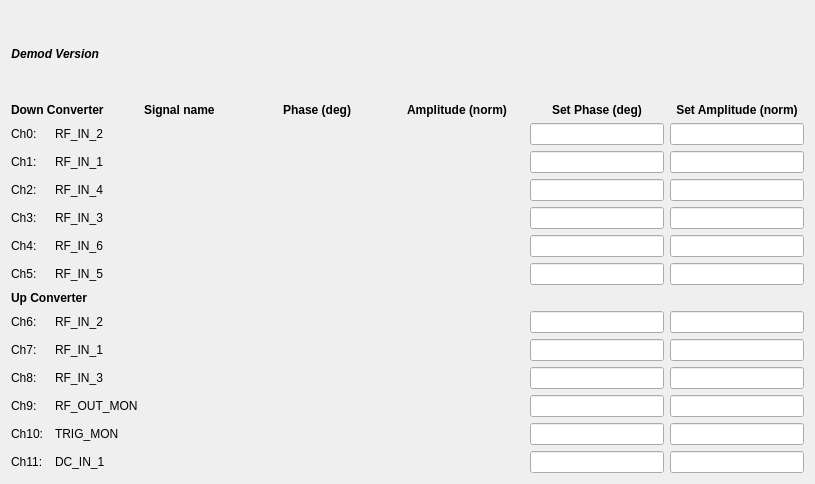
<?xml version="1.0" encoding="UTF-8"?>
<ui version="4.0">
 <class>Form</class>
 <widget class="QWidget" name="Form">
  <property name="geometry">
   <rect>
    <x>0</x>
    <y>0</y>
    <width>815</width>
    <height>484</height>
   </rect>
  </property>
  <property name="windowTitle">
   <string>Demodulator - ${DEV}</string>
  </property>
  <layout class="QVBoxLayout" name="verticalLayout">
   <item>
    <layout class="QHBoxLayout" name="horizontalLayout">
     <item>
      <widget class="QLabel" name="label">
       <property name="font">
        <font>
         <weight>75</weight>
         <italic>true</italic>
         <bold>true</bold>
        </font>
       </property>
       <property name="text">
        <string>Demod Version</string>
       </property>
       <property name="alignment">
        <set>Qt::AlignRight|Qt::AlignTrailing|Qt::AlignVCenter</set>
       </property>
      </widget>
     </item>
     <item>
      <widget class="PyDMLabel" name="PyDMLabel_73">
       <property name="toolTip">
        <string/>
       </property>
       <property name="channel" stdset="0">
        <string>ca://${DEV}:DMOD_VER</string>
       </property>
       <property name="displayFormat" stdset="0">
        <enum>PyDMLabel::Hex</enum>
       </property>
      </widget>
     </item>
     <item>
      <spacer name="horizontalSpacer">
       <property name="orientation">
        <enum>Qt::Horizontal</enum>
       </property>
       <property name="sizeHint" stdset="0">
        <size>
         <width>40</width>
         <height>20</height>
        </size>
       </property>
      </spacer>
     </item>
    </layout>
   </item>
   <item>
    <layout class="QGridLayout" name="gridLayout">
     <item row="4" column="2">
      <widget class="QLabel" name="label_5">
       <property name="font">
        <font>
         <weight>50</weight>
         <bold>false</bold>
        </font>
       </property>
       <property name="text">
        <string>RF_IN_4</string>
       </property>
      </widget>
     </item>
     <item row="5" column="6">
      <widget class="PyDMLineEdit" name="PyDMLineEdit_4">
       <property name="toolTip">
        <string/>
       </property>
       <property name="alignment">
        <set>Qt::AlignCenter</set>
       </property>
       <property name="alarmSensitiveContent" stdset="0">
        <bool>true</bool>
       </property>
       <property name="channel" stdset="0">
        <string>ca://${DEV}:DMOD_ROT_PHASE3</string>
       </property>
      </widget>
     </item>
     <item row="3" column="5">
      <widget class="PyDMLabel" name="PyDMLabel_42">
       <property name="toolTip">
        <string/>
       </property>
       <property name="alignment">
        <set>Qt::AlignCenter</set>
       </property>
       <property name="alarmSensitiveContent" stdset="0">
        <bool>true</bool>
       </property>
       <property name="channel" stdset="0">
        <string>ca://${DEV}:DMOD_AMPL1</string>
       </property>
      </widget>
     </item>
     <item row="10" column="0">
      <widget class="QLabel" name="label_28">
       <property name="font">
        <font>
         <weight>50</weight>
         <bold>false</bold>
        </font>
       </property>
       <property name="text">
        <string>Ch7:</string>
       </property>
      </widget>
     </item>
     <item row="5" column="5">
      <widget class="PyDMLabel" name="PyDMLabel_44">
       <property name="toolTip">
        <string/>
       </property>
       <property name="alignment">
        <set>Qt::AlignCenter</set>
       </property>
       <property name="alarmSensitiveContent" stdset="0">
        <bool>true</bool>
       </property>
       <property name="channel" stdset="0">
        <string>ca://${DEV}:DMOD_AMPL3</string>
       </property>
      </widget>
     </item>
     <item row="7" column="0">
      <widget class="QLabel" name="label_26">
       <property name="font">
        <font>
         <weight>50</weight>
         <bold>false</bold>
        </font>
       </property>
       <property name="text">
        <string>Ch5:</string>
       </property>
      </widget>
     </item>
     <item row="11" column="5">
      <widget class="PyDMLabel" name="PyDMLabel_48">
       <property name="toolTip">
        <string/>
       </property>
       <property name="alignment">
        <set>Qt::AlignCenter</set>
       </property>
       <property name="alarmSensitiveContent" stdset="0">
        <bool>true</bool>
       </property>
       <property name="channel" stdset="0">
        <string>ca://${DEV}:DMOD_AMPL8</string>
       </property>
      </widget>
     </item>
     <item row="6" column="0">
      <widget class="QLabel" name="label_27">
       <property name="font">
        <font>
         <weight>50</weight>
         <bold>false</bold>
        </font>
       </property>
       <property name="text">
        <string>Ch4:</string>
       </property>
      </widget>
     </item>
     <item row="11" column="0">
      <widget class="QLabel" name="label_30">
       <property name="font">
        <font>
         <weight>50</weight>
         <bold>false</bold>
        </font>
       </property>
       <property name="text">
        <string>Ch8:</string>
       </property>
      </widget>
     </item>
     <item row="14" column="2">
      <widget class="QLabel" name="label_2">
       <property name="font">
        <font>
         <weight>50</weight>
         <bold>false</bold>
        </font>
       </property>
       <property name="text">
        <string>DC_IN_1</string>
       </property>
      </widget>
     </item>
     <item row="9" column="5">
      <widget class="PyDMLabel" name="PyDMLabel_47">
       <property name="toolTip">
        <string/>
       </property>
       <property name="alignment">
        <set>Qt::AlignCenter</set>
       </property>
       <property name="alarmSensitiveContent" stdset="0">
        <bool>true</bool>
       </property>
       <property name="channel" stdset="0">
        <string>ca://${DEV}:DMOD_AMPL6</string>
       </property>
      </widget>
     </item>
     <item row="9" column="0">
      <widget class="QLabel" name="label_29">
       <property name="font">
        <font>
         <weight>50</weight>
         <bold>false</bold>
        </font>
       </property>
       <property name="text">
        <string>Ch6:</string>
       </property>
      </widget>
     </item>
     <item row="13" column="0">
      <widget class="QLabel" name="label_32">
       <property name="font">
        <font>
         <weight>50</weight>
         <bold>false</bold>
        </font>
       </property>
       <property name="text">
        <string>Ch10:</string>
       </property>
      </widget>
     </item>
     <item row="3" column="7">
      <widget class="PyDMLineEdit" name="PyDMLineEdit_22">
       <property name="toolTip">
        <string/>
       </property>
       <property name="alignment">
        <set>Qt::AlignCenter</set>
       </property>
       <property name="alarmSensitiveContent" stdset="0">
        <bool>true</bool>
       </property>
       <property name="channel" stdset="0">
        <string>ca://${DEV}:DMOD_ROT_AMPL1</string>
       </property>
      </widget>
     </item>
     <item row="11" column="6">
      <widget class="PyDMLineEdit" name="PyDMLineEdit_9">
       <property name="toolTip">
        <string/>
       </property>
       <property name="alignment">
        <set>Qt::AlignCenter</set>
       </property>
       <property name="alarmSensitiveContent" stdset="0">
        <bool>true</bool>
       </property>
       <property name="channel" stdset="0">
        <string>ca://${DEV}:DMOD_ROT_PHASE8</string>
       </property>
      </widget>
     </item>
     <item row="3" column="6">
      <widget class="PyDMLineEdit" name="PyDMLineEdit_2">
       <property name="toolTip">
        <string/>
       </property>
       <property name="alignment">
        <set>Qt::AlignCenter</set>
       </property>
       <property name="alarmSensitiveContent" stdset="0">
        <bool>true</bool>
       </property>
       <property name="channel" stdset="0">
        <string>ca://${DEV}:DMOD_ROT_PHASE1</string>
       </property>
      </widget>
     </item>
     <item row="7" column="6">
      <widget class="PyDMLineEdit" name="PyDMLineEdit_6">
       <property name="toolTip">
        <string/>
       </property>
       <property name="alignment">
        <set>Qt::AlignCenter</set>
       </property>
       <property name="alarmSensitiveContent" stdset="0">
        <bool>true</bool>
       </property>
       <property name="channel" stdset="0">
        <string>ca://${DEV}:DMOD_ROT_PHASE5</string>
       </property>
      </widget>
     </item>
     <item row="3" column="0">
      <widget class="QLabel" name="label_14">
       <property name="font">
        <font>
         <weight>50</weight>
         <bold>false</bold>
        </font>
       </property>
       <property name="text">
        <string>Ch1:</string>
       </property>
      </widget>
     </item>
     <item row="14" column="0">
      <widget class="QLabel" name="label_33">
       <property name="font">
        <font>
         <weight>50</weight>
         <bold>false</bold>
        </font>
       </property>
       <property name="text">
        <string>Ch11:</string>
       </property>
      </widget>
     </item>
     <item row="5" column="4">
      <widget class="PyDMLabel" name="PyDMLabel_20">
       <property name="toolTip">
        <string/>
       </property>
       <property name="alignment">
        <set>Qt::AlignCenter</set>
       </property>
       <property name="alarmSensitiveContent" stdset="0">
        <bool>true</bool>
       </property>
       <property name="channel" stdset="0">
        <string>ca://${DEV}:DMOD_PHASE3</string>
       </property>
      </widget>
     </item>
     <item row="10" column="5">
      <widget class="PyDMLabel" name="PyDMLabel_40">
       <property name="toolTip">
        <string/>
       </property>
       <property name="alignment">
        <set>Qt::AlignCenter</set>
       </property>
       <property name="alarmSensitiveContent" stdset="0">
        <bool>true</bool>
       </property>
       <property name="channel" stdset="0">
        <string>ca://${DEV}:DMOD_AMPL7</string>
       </property>
      </widget>
     </item>
     <item row="6" column="5">
      <widget class="PyDMLabel" name="PyDMLabel_45">
       <property name="toolTip">
        <string/>
       </property>
       <property name="alignment">
        <set>Qt::AlignCenter</set>
       </property>
       <property name="alarmSensitiveContent" stdset="0">
        <bool>true</bool>
       </property>
       <property name="channel" stdset="0">
        <string>ca://${DEV}:DMOD_AMPL4</string>
       </property>
      </widget>
     </item>
     <item row="14" column="7">
      <widget class="PyDMLineEdit" name="PyDMLineEdit_21">
       <property name="toolTip">
        <string/>
       </property>
       <property name="alignment">
        <set>Qt::AlignCenter</set>
       </property>
       <property name="alarmSensitiveContent" stdset="0">
        <bool>true</bool>
       </property>
       <property name="channel" stdset="0">
        <string>ca://${DEV}:DMOD_ROT_AMPL11</string>
       </property>
      </widget>
     </item>
     <item row="13" column="5">
      <widget class="PyDMLabel" name="PyDMLabel_39">
       <property name="toolTip">
        <string/>
       </property>
       <property name="alignment">
        <set>Qt::AlignCenter</set>
       </property>
       <property name="alarmSensitiveContent" stdset="0">
        <bool>true</bool>
       </property>
       <property name="channel" stdset="0">
        <string>ca://${DEV}:DMOD_AMPL10</string>
       </property>
      </widget>
     </item>
     <item row="9" column="4">
      <widget class="PyDMLabel" name="PyDMLabel_23">
       <property name="toolTip">
        <string/>
       </property>
       <property name="alignment">
        <set>Qt::AlignCenter</set>
       </property>
       <property name="alarmSensitiveContent" stdset="0">
        <bool>true</bool>
       </property>
       <property name="channel" stdset="0">
        <string>ca://${DEV}:DMOD_PHASE6</string>
       </property>
      </widget>
     </item>
     <item row="10" column="2">
      <widget class="QLabel" name="label_10">
       <property name="font">
        <font>
         <weight>50</weight>
         <bold>false</bold>
        </font>
       </property>
       <property name="text">
        <string>RF_IN_1</string>
       </property>
      </widget>
     </item>
     <item row="10" column="7">
      <widget class="PyDMLineEdit" name="PyDMLineEdit_19">
       <property name="toolTip">
        <string/>
       </property>
       <property name="alignment">
        <set>Qt::AlignCenter</set>
       </property>
       <property name="alarmSensitiveContent" stdset="0">
        <bool>true</bool>
       </property>
       <property name="channel" stdset="0">
        <string>ca://${DEV}:DMOD_ROT_AMPL7</string>
       </property>
      </widget>
     </item>
     <item row="3" column="2">
      <widget class="QLabel" name="label_4">
       <property name="font">
        <font>
         <weight>50</weight>
         <bold>false</bold>
        </font>
       </property>
       <property name="text">
        <string>RF_IN_1</string>
       </property>
      </widget>
     </item>
     <item row="4" column="5">
      <widget class="PyDMLabel" name="PyDMLabel_43">
       <property name="toolTip">
        <string/>
       </property>
       <property name="alignment">
        <set>Qt::AlignCenter</set>
       </property>
       <property name="alarmSensitiveContent" stdset="0">
        <bool>true</bool>
       </property>
       <property name="channel" stdset="0">
        <string>ca://${DEV}:DMOD_AMPL2</string>
       </property>
      </widget>
     </item>
     <item row="4" column="7">
      <widget class="PyDMLineEdit" name="PyDMLineEdit_24">
       <property name="toolTip">
        <string/>
       </property>
       <property name="alignment">
        <set>Qt::AlignCenter</set>
       </property>
       <property name="alarmSensitiveContent" stdset="0">
        <bool>true</bool>
       </property>
       <property name="channel" stdset="0">
        <string>ca://${DEV}:DMOD_ROT_AMPL2</string>
       </property>
      </widget>
     </item>
     <item row="7" column="2">
      <widget class="QLabel" name="label_8">
       <property name="font">
        <font>
         <weight>50</weight>
         <bold>false</bold>
        </font>
       </property>
       <property name="text">
        <string>RF_IN_5</string>
       </property>
      </widget>
     </item>
     <item row="12" column="5">
      <widget class="PyDMLabel" name="PyDMLabel_38">
       <property name="toolTip">
        <string/>
       </property>
       <property name="alignment">
        <set>Qt::AlignCenter</set>
       </property>
       <property name="alarmSensitiveContent" stdset="0">
        <bool>true</bool>
       </property>
       <property name="channel" stdset="0">
        <string>ca://${DEV}:DMOD_AMPL9</string>
       </property>
      </widget>
     </item>
     <item row="14" column="6">
      <widget class="PyDMLineEdit" name="PyDMLineEdit_12">
       <property name="toolTip">
        <string/>
       </property>
       <property name="alignment">
        <set>Qt::AlignCenter</set>
       </property>
       <property name="alarmSensitiveContent" stdset="0">
        <bool>true</bool>
       </property>
       <property name="channel" stdset="0">
        <string>ca://${DEV}:DMOD_ROT_PHASE11</string>
       </property>
      </widget>
     </item>
     <item row="12" column="2">
      <widget class="QLabel" name="label_12">
       <property name="font">
        <font>
         <weight>50</weight>
         <bold>false</bold>
        </font>
       </property>
       <property name="text">
        <string>RF_OUT_MON</string>
       </property>
      </widget>
     </item>
     <item row="12" column="6">
      <widget class="PyDMLineEdit" name="PyDMLineEdit_10">
       <property name="toolTip">
        <string/>
       </property>
       <property name="alignment">
        <set>Qt::AlignCenter</set>
       </property>
       <property name="alarmSensitiveContent" stdset="0">
        <bool>true</bool>
       </property>
       <property name="channel" stdset="0">
        <string>ca://${DEV}:DMOD_ROT_PHASE9</string>
       </property>
      </widget>
     </item>
     <item row="10" column="4">
      <widget class="PyDMLabel" name="PyDMLabel_16">
       <property name="toolTip">
        <string/>
       </property>
       <property name="alignment">
        <set>Qt::AlignCenter</set>
       </property>
       <property name="alarmSensitiveContent" stdset="0">
        <bool>true</bool>
       </property>
       <property name="channel" stdset="0">
        <string>ca://${DEV}:DMOD_PHASE7</string>
       </property>
      </widget>
     </item>
     <item row="9" column="2">
      <widget class="QLabel" name="label_9">
       <property name="font">
        <font>
         <weight>50</weight>
         <bold>false</bold>
        </font>
       </property>
       <property name="text">
        <string>RF_IN_2</string>
       </property>
      </widget>
     </item>
     <item row="6" column="6">
      <widget class="PyDMLineEdit" name="PyDMLineEdit_5">
       <property name="toolTip">
        <string/>
       </property>
       <property name="alignment">
        <set>Qt::AlignCenter</set>
       </property>
       <property name="alarmSensitiveContent" stdset="0">
        <bool>true</bool>
       </property>
       <property name="channel" stdset="0">
        <string>ca://${DEV}:DMOD_ROT_PHASE4</string>
       </property>
      </widget>
     </item>
     <item row="6" column="4">
      <widget class="PyDMLabel" name="PyDMLabel_21">
       <property name="toolTip">
        <string/>
       </property>
       <property name="alignment">
        <set>Qt::AlignCenter</set>
       </property>
       <property name="alarmSensitiveContent" stdset="0">
        <bool>true</bool>
       </property>
       <property name="channel" stdset="0">
        <string>ca://${DEV}:DMOD_PHASE4</string>
       </property>
      </widget>
     </item>
     <item row="11" column="2">
      <widget class="QLabel" name="label_11">
       <property name="font">
        <font>
         <weight>50</weight>
         <bold>false</bold>
        </font>
       </property>
       <property name="text">
        <string>RF_IN_3</string>
       </property>
      </widget>
     </item>
     <item row="10" column="6">
      <widget class="PyDMLineEdit" name="PyDMLineEdit_8">
       <property name="toolTip">
        <string/>
       </property>
       <property name="alignment">
        <set>Qt::AlignCenter</set>
       </property>
       <property name="alarmSensitiveContent" stdset="0">
        <bool>true</bool>
       </property>
       <property name="channel" stdset="0">
        <string>ca://${DEV}:DMOD_ROT_PHASE7</string>
       </property>
      </widget>
     </item>
     <item row="11" column="7">
      <widget class="PyDMLineEdit" name="PyDMLineEdit_20">
       <property name="toolTip">
        <string/>
       </property>
       <property name="alignment">
        <set>Qt::AlignCenter</set>
       </property>
       <property name="alarmSensitiveContent" stdset="0">
        <bool>true</bool>
       </property>
       <property name="channel" stdset="0">
        <string>ca://${DEV}:DMOD_ROT_AMPL8</string>
       </property>
      </widget>
     </item>
     <item row="6" column="7">
      <widget class="PyDMLineEdit" name="PyDMLineEdit_18">
       <property name="toolTip">
        <string/>
       </property>
       <property name="alignment">
        <set>Qt::AlignCenter</set>
       </property>
       <property name="alarmSensitiveContent" stdset="0">
        <bool>true</bool>
       </property>
       <property name="channel" stdset="0">
        <string>ca://${DEV}:DMOD_ROT_AMPL4</string>
       </property>
      </widget>
     </item>
     <item row="2" column="5">
      <widget class="PyDMLabel" name="PyDMLabel_41">
       <property name="toolTip">
        <string/>
       </property>
       <property name="alignment">
        <set>Qt::AlignCenter</set>
       </property>
       <property name="alarmSensitiveContent" stdset="0">
        <bool>true</bool>
       </property>
       <property name="channel" stdset="0">
        <string>ca://${DEV}:DMOD_AMPL0</string>
       </property>
      </widget>
     </item>
     <item row="12" column="4">
      <widget class="PyDMLabel" name="PyDMLabel_14">
       <property name="toolTip">
        <string/>
       </property>
       <property name="alignment">
        <set>Qt::AlignCenter</set>
       </property>
       <property name="alarmSensitiveContent" stdset="0">
        <bool>true</bool>
       </property>
       <property name="channel" stdset="0">
        <string>ca://${DEV}:DMOD_PHASE9</string>
       </property>
      </widget>
     </item>
     <item row="13" column="4">
      <widget class="PyDMLabel" name="PyDMLabel_15">
       <property name="toolTip">
        <string/>
       </property>
       <property name="alignment">
        <set>Qt::AlignCenter</set>
       </property>
       <property name="alarmSensitiveContent" stdset="0">
        <bool>true</bool>
       </property>
       <property name="channel" stdset="0">
        <string>ca://${DEV}:DMOD_PHASE10</string>
       </property>
      </widget>
     </item>
     <item row="12" column="7">
      <widget class="PyDMLineEdit" name="PyDMLineEdit_17">
       <property name="toolTip">
        <string/>
       </property>
       <property name="alignment">
        <set>Qt::AlignCenter</set>
       </property>
       <property name="alarmSensitiveContent" stdset="0">
        <bool>true</bool>
       </property>
       <property name="channel" stdset="0">
        <string>ca://${DEV}:DMOD_ROT_AMPL9</string>
       </property>
      </widget>
     </item>
     <item row="13" column="2">
      <widget class="QLabel" name="label_13">
       <property name="font">
        <font>
         <weight>50</weight>
         <bold>false</bold>
        </font>
       </property>
       <property name="text">
        <string>TRIG_MON</string>
       </property>
      </widget>
     </item>
     <item row="2" column="4">
      <widget class="PyDMLabel" name="PyDMLabel_17">
       <property name="toolTip">
        <string/>
       </property>
       <property name="alignment">
        <set>Qt::AlignCenter</set>
       </property>
       <property name="alarmSensitiveContent" stdset="0">
        <bool>true</bool>
       </property>
       <property name="channel" stdset="0">
        <string>ca://${DEV}:DMOD_PHASE0</string>
       </property>
      </widget>
     </item>
     <item row="5" column="0">
      <widget class="QLabel" name="label_24">
       <property name="font">
        <font>
         <weight>50</weight>
         <bold>false</bold>
        </font>
       </property>
       <property name="text">
        <string>Ch3:</string>
       </property>
      </widget>
     </item>
     <item row="14" column="5">
      <widget class="PyDMLabel" name="PyDMLabel_46">
       <property name="toolTip">
        <string/>
       </property>
       <property name="alignment">
        <set>Qt::AlignCenter</set>
       </property>
       <property name="alarmSensitiveContent" stdset="0">
        <bool>true</bool>
       </property>
       <property name="channel" stdset="0">
        <string>ca://${DEV}:DMOD_AMPL11</string>
       </property>
      </widget>
     </item>
     <item row="12" column="0">
      <widget class="QLabel" name="label_31">
       <property name="font">
        <font>
         <weight>50</weight>
         <bold>false</bold>
        </font>
       </property>
       <property name="text">
        <string>Ch9:</string>
       </property>
      </widget>
     </item>
     <item row="7" column="4">
      <widget class="PyDMLabel" name="PyDMLabel_13">
       <property name="toolTip">
        <string/>
       </property>
       <property name="alignment">
        <set>Qt::AlignCenter</set>
       </property>
       <property name="alarmSensitiveContent" stdset="0">
        <bool>true</bool>
       </property>
       <property name="channel" stdset="0">
        <string>ca://${DEV}:DMOD_PHASE5</string>
       </property>
      </widget>
     </item>
     <item row="4" column="0">
      <widget class="QLabel" name="label_25">
       <property name="font">
        <font>
         <weight>50</weight>
         <bold>false</bold>
        </font>
       </property>
       <property name="text">
        <string>Ch2:</string>
       </property>
      </widget>
     </item>
     <item row="3" column="4">
      <widget class="PyDMLabel" name="PyDMLabel_18">
       <property name="toolTip">
        <string/>
       </property>
       <property name="alignment">
        <set>Qt::AlignCenter</set>
       </property>
       <property name="alarmSensitiveContent" stdset="0">
        <bool>true</bool>
       </property>
       <property name="channel" stdset="0">
        <string>ca://${DEV}:DMOD_PHASE1</string>
       </property>
      </widget>
     </item>
     <item row="13" column="6">
      <widget class="PyDMLineEdit" name="PyDMLineEdit_11">
       <property name="toolTip">
        <string/>
       </property>
       <property name="alignment">
        <set>Qt::AlignCenter</set>
       </property>
       <property name="alarmSensitiveContent" stdset="0">
        <bool>true</bool>
       </property>
       <property name="channel" stdset="0">
        <string>ca://${DEV}:DMOD_ROT_PHASE10</string>
       </property>
      </widget>
     </item>
     <item row="2" column="0">
      <widget class="QLabel" name="label_16">
       <property name="font">
        <font>
         <weight>50</weight>
         <bold>false</bold>
        </font>
       </property>
       <property name="text">
        <string>Ch0:</string>
       </property>
      </widget>
     </item>
     <item row="4" column="6">
      <widget class="PyDMLineEdit" name="PyDMLineEdit_3">
       <property name="toolTip">
        <string/>
       </property>
       <property name="alignment">
        <set>Qt::AlignCenter</set>
       </property>
       <property name="alarmSensitiveContent" stdset="0">
        <bool>true</bool>
       </property>
       <property name="channel" stdset="0">
        <string>ca://${DEV}:DMOD_ROT_PHASE2</string>
       </property>
      </widget>
     </item>
     <item row="2" column="2">
      <widget class="QLabel" name="label_3">
       <property name="font">
        <font>
         <weight>50</weight>
         <bold>false</bold>
        </font>
       </property>
       <property name="text">
        <string>RF_IN_2</string>
       </property>
      </widget>
     </item>
     <item row="2" column="6">
      <widget class="PyDMLineEdit" name="PyDMLineEdit">
       <property name="toolTip">
        <string/>
       </property>
       <property name="alignment">
        <set>Qt::AlignCenter</set>
       </property>
       <property name="alarmSensitiveContent" stdset="0">
        <bool>true</bool>
       </property>
       <property name="channel" stdset="0">
        <string>ca://${DEV}:DMOD_ROT_PHASE0</string>
       </property>
      </widget>
     </item>
     <item row="5" column="2">
      <widget class="QLabel" name="label_6">
       <property name="font">
        <font>
         <weight>50</weight>
         <bold>false</bold>
        </font>
       </property>
       <property name="text">
        <string>RF_IN_3</string>
       </property>
      </widget>
     </item>
     <item row="2" column="7">
      <widget class="PyDMLineEdit" name="PyDMLineEdit_15">
       <property name="toolTip">
        <string/>
       </property>
       <property name="alignment">
        <set>Qt::AlignCenter</set>
       </property>
       <property name="alarmSensitiveContent" stdset="0">
        <bool>true</bool>
       </property>
       <property name="channel" stdset="0">
        <string>ca://${DEV}:DMOD_ROT_AMPL0</string>
       </property>
      </widget>
     </item>
     <item row="13" column="7">
      <widget class="PyDMLineEdit" name="PyDMLineEdit_13">
       <property name="toolTip">
        <string/>
       </property>
       <property name="alignment">
        <set>Qt::AlignCenter</set>
       </property>
       <property name="alarmSensitiveContent" stdset="0">
        <bool>true</bool>
       </property>
       <property name="channel" stdset="0">
        <string>ca://${DEV}:DMOD_ROT_AMPL10</string>
       </property>
      </widget>
     </item>
     <item row="14" column="4">
      <widget class="PyDMLabel" name="PyDMLabel_22">
       <property name="toolTip">
        <string/>
       </property>
       <property name="alignment">
        <set>Qt::AlignCenter</set>
       </property>
       <property name="alarmSensitiveContent" stdset="0">
        <bool>true</bool>
       </property>
       <property name="channel" stdset="0">
        <string>ca://${DEV}:DMOD_PHASE11</string>
       </property>
      </widget>
     </item>
     <item row="7" column="7">
      <widget class="PyDMLineEdit" name="PyDMLineEdit_14">
       <property name="toolTip">
        <string/>
       </property>
       <property name="alignment">
        <set>Qt::AlignCenter</set>
       </property>
       <property name="alarmSensitiveContent" stdset="0">
        <bool>true</bool>
       </property>
       <property name="channel" stdset="0">
        <string>ca://${DEV}:DMOD_ROT_AMPL5</string>
       </property>
      </widget>
     </item>
     <item row="9" column="6">
      <widget class="PyDMLineEdit" name="PyDMLineEdit_7">
       <property name="toolTip">
        <string/>
       </property>
       <property name="alignment">
        <set>Qt::AlignCenter</set>
       </property>
       <property name="alarmSensitiveContent" stdset="0">
        <bool>true</bool>
       </property>
       <property name="channel" stdset="0">
        <string>ca://${DEV}:DMOD_ROT_PHASE6</string>
       </property>
      </widget>
     </item>
     <item row="9" column="7">
      <widget class="PyDMLineEdit" name="PyDMLineEdit_23">
       <property name="toolTip">
        <string/>
       </property>
       <property name="alignment">
        <set>Qt::AlignCenter</set>
       </property>
       <property name="alarmSensitiveContent" stdset="0">
        <bool>true</bool>
       </property>
       <property name="channel" stdset="0">
        <string>ca://${DEV}:DMOD_ROT_AMPL6</string>
       </property>
      </widget>
     </item>
     <item row="11" column="4">
      <widget class="PyDMLabel" name="PyDMLabel_24">
       <property name="toolTip">
        <string/>
       </property>
       <property name="alignment">
        <set>Qt::AlignCenter</set>
       </property>
       <property name="alarmSensitiveContent" stdset="0">
        <bool>true</bool>
       </property>
       <property name="channel" stdset="0">
        <string>ca://${DEV}:DMOD_PHASE8</string>
       </property>
      </widget>
     </item>
     <item row="6" column="2">
      <widget class="QLabel" name="label_7">
       <property name="font">
        <font>
         <weight>50</weight>
         <bold>false</bold>
        </font>
       </property>
       <property name="text">
        <string>RF_IN_6</string>
       </property>
      </widget>
     </item>
     <item row="7" column="5">
      <widget class="PyDMLabel" name="PyDMLabel_37">
       <property name="toolTip">
        <string/>
       </property>
       <property name="alignment">
        <set>Qt::AlignCenter</set>
       </property>
       <property name="alarmSensitiveContent" stdset="0">
        <bool>true</bool>
       </property>
       <property name="channel" stdset="0">
        <string>ca://${DEV}:DMOD_AMPL5</string>
       </property>
      </widget>
     </item>
     <item row="4" column="4">
      <widget class="PyDMLabel" name="PyDMLabel_19">
       <property name="toolTip">
        <string/>
       </property>
       <property name="alignment">
        <set>Qt::AlignCenter</set>
       </property>
       <property name="alarmSensitiveContent" stdset="0">
        <bool>true</bool>
       </property>
       <property name="channel" stdset="0">
        <string>ca://${DEV}:DMOD_PHASE2</string>
       </property>
      </widget>
     </item>
     <item row="5" column="7">
      <widget class="PyDMLineEdit" name="PyDMLineEdit_16">
       <property name="toolTip">
        <string/>
       </property>
       <property name="alignment">
        <set>Qt::AlignCenter</set>
       </property>
       <property name="alarmSensitiveContent" stdset="0">
        <bool>true</bool>
       </property>
       <property name="channel" stdset="0">
        <string>ca://${DEV}:DMOD_ROT_AMPL3</string>
       </property>
      </widget>
     </item>
     <item row="2" column="3">
      <widget class="PyDMLabel" name="PyDMLabel">
       <property name="minimumSize">
        <size>
         <width>100</width>
         <height>0</height>
        </size>
       </property>
       <property name="maximumSize">
        <size>
         <width>100</width>
         <height>16777215</height>
        </size>
       </property>
       <property name="toolTip">
        <string/>
       </property>
       <property name="channel" stdset="0">
        <string>ca://${DEV}:DMOD_LABEL0</string>
       </property>
       <property name="displayFormat" stdset="0">
        <enum>PyDMLabel::String</enum>
       </property>
      </widget>
     </item>
     <item row="3" column="3">
      <widget class="PyDMLabel" name="PyDMLabel_2">
       <property name="minimumSize">
        <size>
         <width>100</width>
         <height>0</height>
        </size>
       </property>
       <property name="maximumSize">
        <size>
         <width>100</width>
         <height>16777215</height>
        </size>
       </property>
       <property name="toolTip">
        <string/>
       </property>
       <property name="channel" stdset="0">
        <string>ca://${DEV}:DMOD_LABEL1</string>
       </property>
       <property name="displayFormat" stdset="0">
        <enum>PyDMLabel::String</enum>
       </property>
      </widget>
     </item>
     <item row="4" column="3">
      <widget class="PyDMLabel" name="PyDMLabel_3">
       <property name="minimumSize">
        <size>
         <width>100</width>
         <height>0</height>
        </size>
       </property>
       <property name="maximumSize">
        <size>
         <width>100</width>
         <height>16777215</height>
        </size>
       </property>
       <property name="toolTip">
        <string/>
       </property>
       <property name="channel" stdset="0">
        <string>ca://${DEV}:DMOD_LABEL2</string>
       </property>
       <property name="displayFormat" stdset="0">
        <enum>PyDMLabel::String</enum>
       </property>
      </widget>
     </item>
     <item row="5" column="3">
      <widget class="PyDMLabel" name="PyDMLabel_4">
       <property name="minimumSize">
        <size>
         <width>100</width>
         <height>0</height>
        </size>
       </property>
       <property name="maximumSize">
        <size>
         <width>100</width>
         <height>16777215</height>
        </size>
       </property>
       <property name="toolTip">
        <string/>
       </property>
       <property name="channel" stdset="0">
        <string>ca://${DEV}:DMOD_LABEL3</string>
       </property>
       <property name="displayFormat" stdset="0">
        <enum>PyDMLabel::String</enum>
       </property>
      </widget>
     </item>
     <item row="6" column="3">
      <widget class="PyDMLabel" name="PyDMLabel_5">
       <property name="minimumSize">
        <size>
         <width>100</width>
         <height>0</height>
        </size>
       </property>
       <property name="maximumSize">
        <size>
         <width>100</width>
         <height>16777215</height>
        </size>
       </property>
       <property name="toolTip">
        <string/>
       </property>
       <property name="channel" stdset="0">
        <string>ca://${DEV}:DMOD_LABEL4</string>
       </property>
       <property name="displayFormat" stdset="0">
        <enum>PyDMLabel::String</enum>
       </property>
      </widget>
     </item>
     <item row="9" column="3">
      <widget class="PyDMLabel" name="PyDMLabel_7">
       <property name="minimumSize">
        <size>
         <width>100</width>
         <height>0</height>
        </size>
       </property>
       <property name="maximumSize">
        <size>
         <width>100</width>
         <height>16777215</height>
        </size>
       </property>
       <property name="toolTip">
        <string/>
       </property>
       <property name="channel" stdset="0">
        <string>ca://${DEV}:DMOD_LABEL6</string>
       </property>
       <property name="displayFormat" stdset="0">
        <enum>PyDMLabel::String</enum>
       </property>
      </widget>
     </item>
     <item row="10" column="3">
      <widget class="PyDMLabel" name="PyDMLabel_8">
       <property name="minimumSize">
        <size>
         <width>100</width>
         <height>0</height>
        </size>
       </property>
       <property name="maximumSize">
        <size>
         <width>100</width>
         <height>16777215</height>
        </size>
       </property>
       <property name="toolTip">
        <string/>
       </property>
       <property name="channel" stdset="0">
        <string>ca://${DEV}:DMOD_LABEL7</string>
       </property>
       <property name="displayFormat" stdset="0">
        <enum>PyDMLabel::String</enum>
       </property>
      </widget>
     </item>
     <item row="7" column="3">
      <widget class="PyDMLabel" name="PyDMLabel_6">
       <property name="minimumSize">
        <size>
         <width>100</width>
         <height>0</height>
        </size>
       </property>
       <property name="maximumSize">
        <size>
         <width>100</width>
         <height>16777215</height>
        </size>
       </property>
       <property name="toolTip">
        <string/>
       </property>
       <property name="channel" stdset="0">
        <string>ca://${DEV}:DMOD_LABEL5</string>
       </property>
       <property name="displayFormat" stdset="0">
        <enum>PyDMLabel::String</enum>
       </property>
      </widget>
     </item>
     <item row="11" column="3">
      <widget class="PyDMLabel" name="PyDMLabel_9">
       <property name="minimumSize">
        <size>
         <width>100</width>
         <height>0</height>
        </size>
       </property>
       <property name="maximumSize">
        <size>
         <width>100</width>
         <height>16777215</height>
        </size>
       </property>
       <property name="toolTip">
        <string/>
       </property>
       <property name="channel" stdset="0">
        <string>ca://${DEV}:DMOD_LABEL8</string>
       </property>
       <property name="displayFormat" stdset="0">
        <enum>PyDMLabel::String</enum>
       </property>
      </widget>
     </item>
     <item row="12" column="3">
      <widget class="PyDMLabel" name="PyDMLabel_10">
       <property name="minimumSize">
        <size>
         <width>100</width>
         <height>0</height>
        </size>
       </property>
       <property name="maximumSize">
        <size>
         <width>100</width>
         <height>16777215</height>
        </size>
       </property>
       <property name="toolTip">
        <string/>
       </property>
       <property name="channel" stdset="0">
        <string>ca://${DEV}:DMOD_LABEL9</string>
       </property>
       <property name="displayFormat" stdset="0">
        <enum>PyDMLabel::String</enum>
       </property>
      </widget>
     </item>
     <item row="13" column="3">
      <widget class="PyDMLabel" name="PyDMLabel_11">
       <property name="minimumSize">
        <size>
         <width>100</width>
         <height>0</height>
        </size>
       </property>
       <property name="maximumSize">
        <size>
         <width>100</width>
         <height>16777215</height>
        </size>
       </property>
       <property name="toolTip">
        <string/>
       </property>
       <property name="channel" stdset="0">
        <string>ca://${DEV}:DMOD_LABEL10</string>
       </property>
       <property name="displayFormat" stdset="0">
        <enum>PyDMLabel::String</enum>
       </property>
      </widget>
     </item>
     <item row="14" column="3">
      <widget class="PyDMLabel" name="PyDMLabel_12">
       <property name="minimumSize">
        <size>
         <width>100</width>
         <height>0</height>
        </size>
       </property>
       <property name="maximumSize">
        <size>
         <width>100</width>
         <height>16777215</height>
        </size>
       </property>
       <property name="toolTip">
        <string/>
       </property>
       <property name="channel" stdset="0">
        <string>ca://${DEV}:DMOD_LABEL11</string>
       </property>
       <property name="displayFormat" stdset="0">
        <enum>PyDMLabel::String</enum>
       </property>
      </widget>
     </item>
     <item row="1" column="0" colspan="3">
      <widget class="QLabel" name="label_22">
       <property name="font">
        <font>
         <weight>75</weight>
         <bold>true</bold>
        </font>
       </property>
       <property name="text">
        <string>Down Converter</string>
       </property>
      </widget>
     </item>
     <item row="8" column="0" colspan="3">
      <widget class="QLabel" name="label_23">
       <property name="font">
        <font>
         <weight>75</weight>
         <bold>true</bold>
        </font>
       </property>
       <property name="text">
        <string>Up Converter</string>
       </property>
      </widget>
     </item>
     <item row="1" column="3">
      <widget class="QLabel" name="label_34">
       <property name="font">
        <font>
         <weight>75</weight>
         <bold>true</bold>
        </font>
       </property>
       <property name="text">
        <string>Signal name</string>
       </property>
      </widget>
     </item>
     <item row="1" column="4">
      <widget class="QLabel" name="label_15">
       <property name="sizePolicy">
        <sizepolicy hsizetype="Preferred" vsizetype="Preferred">
         <horstretch>1</horstretch>
         <verstretch>0</verstretch>
        </sizepolicy>
       </property>
       <property name="font">
        <font>
         <weight>75</weight>
         <bold>true</bold>
        </font>
       </property>
       <property name="text">
        <string>Phase (deg)</string>
       </property>
       <property name="alignment">
        <set>Qt::AlignCenter</set>
       </property>
      </widget>
     </item>
     <item row="1" column="5">
      <widget class="QLabel" name="label_17">
       <property name="sizePolicy">
        <sizepolicy hsizetype="Preferred" vsizetype="Preferred">
         <horstretch>1</horstretch>
         <verstretch>0</verstretch>
        </sizepolicy>
       </property>
       <property name="font">
        <font>
         <weight>75</weight>
         <bold>true</bold>
        </font>
       </property>
       <property name="text">
        <string>Amplitude (norm)</string>
       </property>
       <property name="alignment">
        <set>Qt::AlignCenter</set>
       </property>
      </widget>
     </item>
     <item row="1" column="6">
      <widget class="QLabel" name="label_20">
       <property name="sizePolicy">
        <sizepolicy hsizetype="Preferred" vsizetype="Preferred">
         <horstretch>1</horstretch>
         <verstretch>0</verstretch>
        </sizepolicy>
       </property>
       <property name="font">
        <font>
         <weight>75</weight>
         <bold>true</bold>
        </font>
       </property>
       <property name="text">
        <string>Set Phase (deg)</string>
       </property>
       <property name="alignment">
        <set>Qt::AlignCenter</set>
       </property>
      </widget>
     </item>
     <item row="1" column="7">
      <widget class="QLabel" name="label_21">
       <property name="sizePolicy">
        <sizepolicy hsizetype="Preferred" vsizetype="Preferred">
         <horstretch>1</horstretch>
         <verstretch>0</verstretch>
        </sizepolicy>
       </property>
       <property name="font">
        <font>
         <weight>75</weight>
         <bold>true</bold>
        </font>
       </property>
       <property name="text">
        <string>Set Amplitude (norm)</string>
       </property>
       <property name="alignment">
        <set>Qt::AlignCenter</set>
       </property>
      </widget>
     </item>
    </layout>
   </item>
  </layout>
 </widget>
 <customwidgets>
  <customwidget>
   <class>PyDMLabel</class>
   <extends>QLabel</extends>
   <header>pydm.widgets.label</header>
  </customwidget>
  <customwidget>
   <class>PyDMLineEdit</class>
   <extends>QLineEdit</extends>
   <header>pydm.widgets.line_edit</header>
  </customwidget>
 </customwidgets>
 <resources/>
 <connections/>
</ui>
